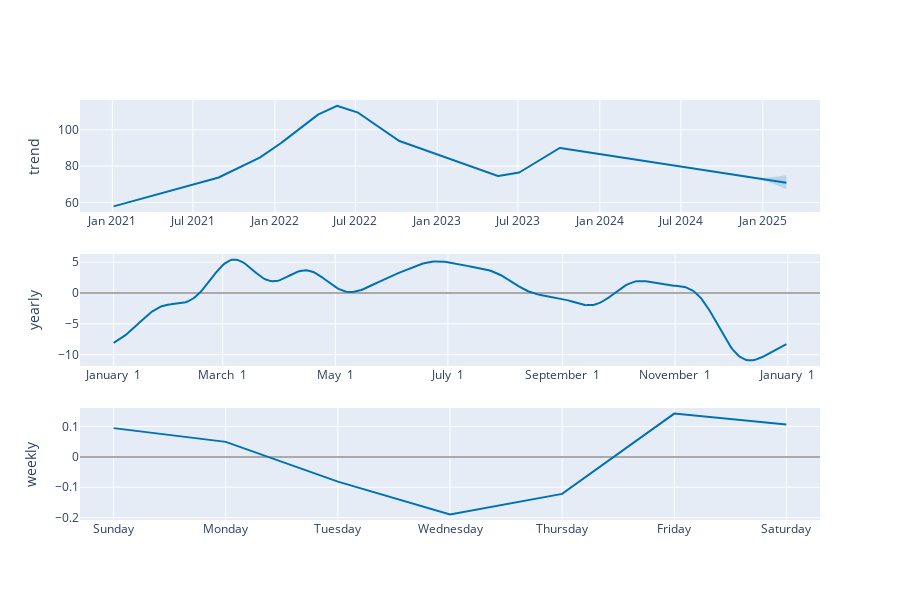

Notebook cell for this chart:
### Markdown cell above
##**Analisando as componentes da série temporal**

### Code cell
plot_components_plotly(modelo, previsao)

### Figure 1 — Plotly figure (JSON) as saved in the notebook; plotly's stock layout.template omitted (floating-point values rounded to 4 significant figures; data arrays with more than 128 entries replaced by an {"elided": "..."} marker saying what was removed)
{"data": [{"line": {"color": "#0072B2", "width": 2}, "mode": "lines", "name": "trend", "type": "scatter", "x": {"elided": "1512 str values"}, "xaxis": "x", "y": {"elided": "1512 float values"}, "yaxis": "y"}, {"line": {"color": "rgba(0, 114, 178, 0.2)", "width": 0}, "mode": "lines", "name": "trend_upper", "type": "scatter", "x": {"elided": "1512 str values"}, "xaxis": "x", "y": {"elided": "1512 float values"}, "yaxis": "y"}, {"fill": "tonexty", "fillcolor": "rgba(0, 114, 178, 0.2)", "line": {"color": "rgba(0, 114, 178, 0.2)", "width": 0}, "mode": "lines", "name": "trend_lower", "type": "scatter", "x": {"elided": "1512 str values"}, "xaxis": "x", "y": {"elided": "1512 float values"}, "yaxis": "y"}, {"line": {"color": "#0072B2", "width": 2}, "mode": "lines", "name": "yearly", "type": "scatter", "x": {"elided": "365 str values"}, "xaxis": "x2", "y": {"elided": "365 float values"}, "yaxis": "y2"}, {"line": {"color": "#0072B2", "width": 2}, "mode": "lines", "name": "weekly", "type": "scatter", "x": ["2017-01-01T00:00:00", "2017-01-02T00:00:00", "2017-01-03T00:00:00", "2017-01-04T00:00:00", "2017-01-05T00:00:00", "2017-01-06T00:00:00", "2017-01-07T00:00:00"], "xaxis": "x3", "y": [0.09479, 0.04946, -0.08175, -0.1896, -0.1221, 0.1427, 0.1066], "yaxis": "y3"}], "layout": {"height": 600, "showlegend": false, "width": 900, "xaxis": {"anchor": "y", "domain": [0, 1], "range": ["2020-10-20T10:48:00", "2025-05-09T13:12:00"], "type": "date"}, "xaxis2": {"anchor": "y2", "domain": [0, 1], "range": ["2016-12-13T18:54:02.958904115", "2018-01-18T11:04:57.863013581"], "tickformat": "%B %e", "type": "date"}, "xaxis3": {"anchor": "y3", "domain": [0, 1], "range": ["2016-12-31T16:48:00", "2017-01-07T07:12:00"], "tickformat": "%A", "type": "date"}, "yaxis": {"anchor": "x", "domain": [0.7333, 1], "rangemode": "normal", "title": {"text": "trend"}, "zerolinecolor": "#AAA"}, "yaxis2": {"anchor": "x2", "domain": [0.3667, 0.6333], "title": {"text": "yearly"}, "zerolinecolor": "#AAA"}, "yaxis3": {"anchor": "x3", "domain": [0, 0.2667], "title": {"text": "weekly"}, "zerolinecolor": "#AAA"}}}
